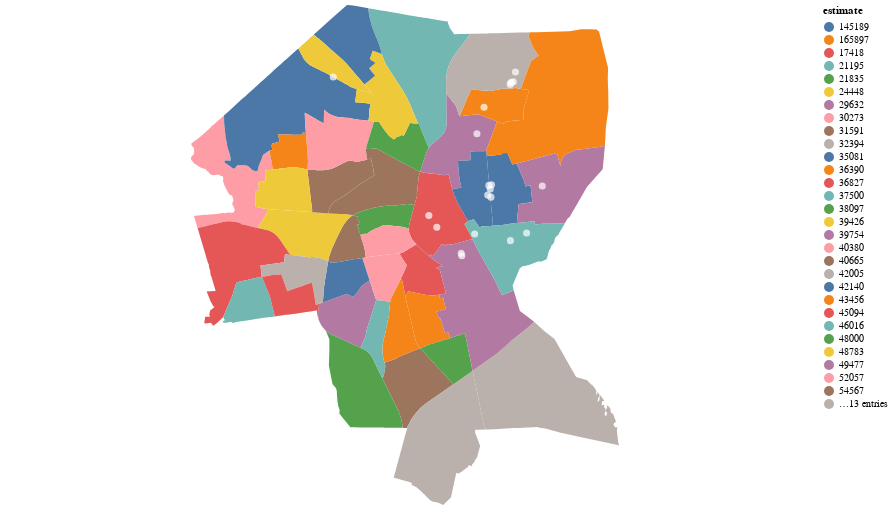

The notebook cell this image was saved under:
### Code cell
bg = alt.Chart(gpd_pvd_income).mark_geoshape(
).encode( color = 'estimate'
).properties( 
    width=800,
    height=500
)


points = alt.Chart(current).mark_circle(color='#ffffff').encode(
    latitude='lat:Q',
    longitude='long:Q',
    size=alt.value(50),

)

bg + points
